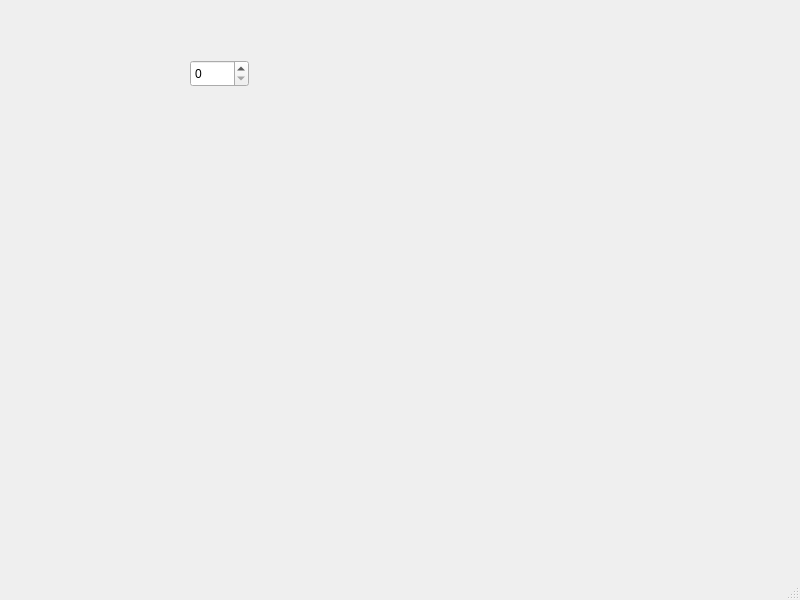
<?xml version="1.0" encoding="UTF-8"?>
<ui version="4.0">
 <class>ModelWindow</class>
 <widget class="QMainWindow" name="ModelWindow">
  <property name="geometry">
   <rect>
    <x>0</x>
    <y>0</y>
    <width>800</width>
    <height>600</height>
   </rect>
  </property>
  <property name="windowTitle">
   <string>MainWindow</string>
  </property>
  <widget class="QWidget" name="centralwidget">
   <widget class="QVTKWidget" name="titis">
    <property name="geometry">
     <rect>
      <x>0</x>
      <y>0</y>
      <width>171</width>
      <height>201</height>
     </rect>
    </property>
   </widget>
   <widget class="QSpinBox" name="spinBox">
    <property name="geometry">
     <rect>
      <x>190</x>
      <y>60</y>
      <width>59</width>
      <height>27</height>
     </rect>
    </property>
   </widget>
  </widget>
  <widget class="QMenuBar" name="menubar">
   <property name="geometry">
    <rect>
     <x>0</x>
     <y>0</y>
     <width>800</width>
     <height>25</height>
    </rect>
   </property>
  </widget>
  <widget class="QStatusBar" name="statusbar"/>
 </widget>
 <customwidgets>
  <customwidget>
   <class>QVTKWidget</class>
   <extends>QWidget</extends>
   <header>QVTKWidget.h</header>
  </customwidget>
 </customwidgets>
 <resources/>
 <connections/>
</ui>
